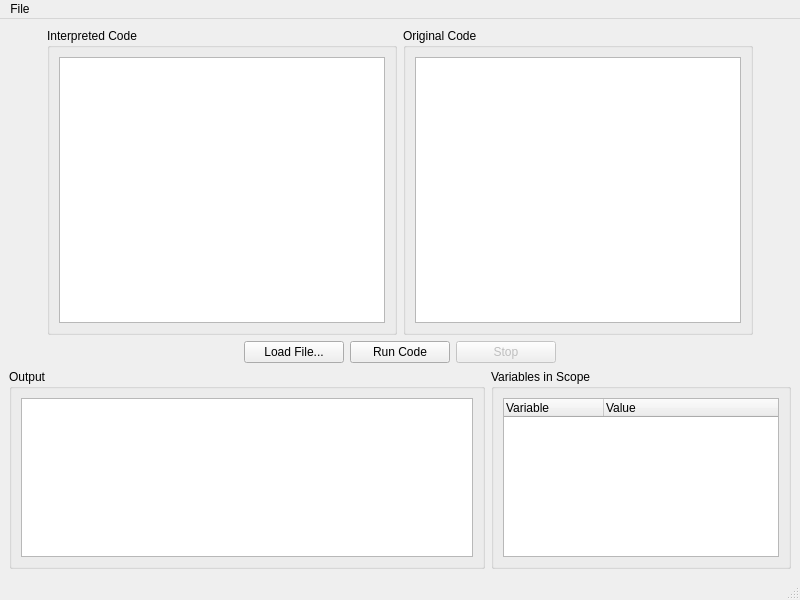
<?xml version="1.0" encoding="UTF-8"?>
<ui version="4.0">
 <class>MainWindow</class>
 <widget class="QMainWindow" name="MainWindow">
  <property name="geometry">
   <rect>
    <x>0</x>
    <y>0</y>
    <width>800</width>
    <height>600</height>
   </rect>
  </property>
  <property name="windowTitle">
   <string>MainWindow</string>
  </property>
  <widget class="QWidget" name="centralwidget">
   <layout class="QVBoxLayout" name="verticalLayout_4">
    <item>
     <layout class="QHBoxLayout" name="horizontalLayout">
      <item>
       <spacer name="horizontalSpacer_3">
        <property name="orientation">
         <enum>Qt::Horizontal</enum>
        </property>
        <property name="sizeHint" stdset="0">
         <size>
          <width>40</width>
          <height>20</height>
         </size>
        </property>
       </spacer>
      </item>
      <item>
       <widget class="QGroupBox" name="groupBox">
        <property name="minimumSize">
         <size>
          <width>350</width>
          <height>300</height>
         </size>
        </property>
        <property name="title">
         <string>Interpreted Code</string>
        </property>
        <layout class="QVBoxLayout" name="verticalLayout">
         <item>
          <widget class="QTreeWidget" name="interpretedCode">
           <property name="enabled">
            <bool>true</bool>
           </property>
           <property name="font">
            <font>
             <family>Courier New</family>
            </font>
           </property>
           <property name="focusPolicy">
            <enum>Qt::WheelFocus</enum>
           </property>
           <property name="editTriggers">
            <set>QAbstractItemView::NoEditTriggers</set>
           </property>
           <property name="dragEnabled">
            <bool>false</bool>
           </property>
           <property name="verticalScrollMode">
            <enum>QAbstractItemView::ScrollPerItem</enum>
           </property>
           <property name="indentation">
            <number>0</number>
           </property>
           <property name="rootIsDecorated">
            <bool>false</bool>
           </property>
           <property name="itemsExpandable">
            <bool>true</bool>
           </property>
           <property name="headerHidden">
            <bool>true</bool>
           </property>
           <property name="expandsOnDoubleClick">
            <bool>false</bool>
           </property>
           <attribute name="headerVisible">
            <bool>false</bool>
           </attribute>
           <column>
            <property name="text">
             <string/>
            </property>
           </column>
           <column>
            <property name="text">
             <string/>
            </property>
           </column>
          </widget>
         </item>
        </layout>
       </widget>
      </item>
      <item>
       <widget class="QGroupBox" name="groupBox_2">
        <property name="minimumSize">
         <size>
          <width>350</width>
          <height>300</height>
         </size>
        </property>
        <property name="title">
         <string>Original Code</string>
        </property>
        <layout class="QVBoxLayout" name="verticalLayout_2">
         <item>
          <widget class="QTreeWidget" name="actualCode">
           <property name="enabled">
            <bool>true</bool>
           </property>
           <property name="font">
            <font>
             <family>Courier New</family>
            </font>
           </property>
           <property name="mouseTracking">
            <bool>false</bool>
           </property>
           <property name="focusPolicy">
            <enum>Qt::WheelFocus</enum>
           </property>
           <property name="editTriggers">
            <set>QAbstractItemView::NoEditTriggers</set>
           </property>
           <property name="verticalScrollMode">
            <enum>QAbstractItemView::ScrollPerItem</enum>
           </property>
           <property name="indentation">
            <number>0</number>
           </property>
           <property name="rootIsDecorated">
            <bool>false</bool>
           </property>
           <property name="itemsExpandable">
            <bool>true</bool>
           </property>
           <property name="headerHidden">
            <bool>true</bool>
           </property>
           <property name="expandsOnDoubleClick">
            <bool>false</bool>
           </property>
           <attribute name="headerVisible">
            <bool>false</bool>
           </attribute>
           <column>
            <property name="text">
             <string/>
            </property>
           </column>
           <column>
            <property name="text">
             <string/>
            </property>
           </column>
          </widget>
         </item>
        </layout>
       </widget>
      </item>
      <item>
       <spacer name="horizontalSpacer_4">
        <property name="orientation">
         <enum>Qt::Horizontal</enum>
        </property>
        <property name="sizeType">
         <enum>QSizePolicy::Expanding</enum>
        </property>
        <property name="sizeHint" stdset="0">
         <size>
          <width>40</width>
          <height>20</height>
         </size>
        </property>
       </spacer>
      </item>
     </layout>
    </item>
    <item>
     <layout class="QHBoxLayout" name="horizontalLayout_2">
      <item>
       <spacer name="horizontalSpacer">
        <property name="orientation">
         <enum>Qt::Horizontal</enum>
        </property>
        <property name="sizeHint" stdset="0">
         <size>
          <width>40</width>
          <height>20</height>
         </size>
        </property>
       </spacer>
      </item>
      <item>
       <widget class="QPushButton" name="button_load">
        <property name="minimumSize">
         <size>
          <width>100</width>
          <height>0</height>
         </size>
        </property>
        <property name="text">
         <string>Load File...</string>
        </property>
       </widget>
      </item>
      <item>
       <widget class="QPushButton" name="button_start">
        <property name="enabled">
         <bool>true</bool>
        </property>
        <property name="minimumSize">
         <size>
          <width>100</width>
          <height>0</height>
         </size>
        </property>
        <property name="text">
         <string>Run Code</string>
        </property>
       </widget>
      </item>
      <item>
       <widget class="QPushButton" name="button_stop">
        <property name="enabled">
         <bool>false</bool>
        </property>
        <property name="minimumSize">
         <size>
          <width>100</width>
          <height>0</height>
         </size>
        </property>
        <property name="text">
         <string>Stop</string>
        </property>
       </widget>
      </item>
      <item>
       <spacer name="horizontalSpacer_2">
        <property name="orientation">
         <enum>Qt::Horizontal</enum>
        </property>
        <property name="sizeHint" stdset="0">
         <size>
          <width>40</width>
          <height>20</height>
         </size>
        </property>
       </spacer>
      </item>
     </layout>
    </item>
    <item>
     <layout class="QHBoxLayout" name="horizontalLayout_3">
      <item>
       <widget class="QGroupBox" name="groupBox_3">
        <property name="minimumSize">
         <size>
          <width>0</width>
          <height>0</height>
         </size>
        </property>
        <property name="maximumSize">
         <size>
          <width>16777215</width>
          <height>200</height>
         </size>
        </property>
        <property name="title">
         <string>Output</string>
        </property>
        <layout class="QVBoxLayout" name="verticalLayout_3">
         <item>
          <widget class="QTextBrowser" name="console">
           <property name="font">
            <font>
             <family>Courier New</family>
            </font>
           </property>
          </widget>
         </item>
        </layout>
       </widget>
      </item>
      <item>
       <widget class="QGroupBox" name="groupBox_4">
        <property name="maximumSize">
         <size>
          <width>300</width>
          <height>200</height>
         </size>
        </property>
        <property name="title">
         <string>Variables in Scope</string>
        </property>
        <layout class="QGridLayout" name="gridLayout">
         <item row="0" column="0">
          <widget class="QTreeWidget" name="variables">
           <property name="animated">
            <bool>true</bool>
           </property>
           <column>
            <property name="text">
             <string>Variable</string>
            </property>
           </column>
           <column>
            <property name="text">
             <string>Value</string>
            </property>
           </column>
          </widget>
         </item>
        </layout>
       </widget>
      </item>
     </layout>
    </item>
   </layout>
  </widget>
  <widget class="QMenuBar" name="menubar">
   <property name="geometry">
    <rect>
     <x>0</x>
     <y>0</y>
     <width>800</width>
     <height>24</height>
    </rect>
   </property>
   <widget class="QMenu" name="menuFile">
    <property name="title">
     <string>File</string>
    </property>
    <addaction name="actionOpen_File"/>
   </widget>
   <addaction name="menuFile"/>
  </widget>
  <widget class="QStatusBar" name="statusbar"/>
  <action name="actionOpen_File">
   <property name="text">
    <string>Open File...</string>
   </property>
   <property name="shortcut">
    <string>Ctrl+O</string>
   </property>
   <property name="menuRole">
    <enum>QAction::TextHeuristicRole</enum>
   </property>
  </action>
 </widget>
 <resources/>
 <connections>
  <connection>
   <sender>button_start</sender>
   <signal>clicked()</signal>
   <receiver>MainWindow</receiver>
   <slot>run_button_clicked()</slot>
   <hints>
    <hint type="sourcelabel">
     <x>295</x>
     <y>359</y>
    </hint>
    <hint type="destinationlabel">
     <x>399</x>
     <y>299</y>
    </hint>
   </hints>
  </connection>
  <connection>
   <sender>button_stop</sender>
   <signal>clicked()</signal>
   <receiver>MainWindow</receiver>
   <slot>stop_code()</slot>
   <hints>
    <hint type="sourcelabel">
     <x>503</x>
     <y>359</y>
    </hint>
    <hint type="destinationlabel">
     <x>399</x>
     <y>299</y>
    </hint>
   </hints>
  </connection>
  <connection>
   <sender>button_load</sender>
   <signal>clicked()</signal>
   <receiver>MainWindow</receiver>
   <slot>open_file()</slot>
   <hints>
    <hint type="sourcelabel">
     <x>285</x>
     <y>361</y>
    </hint>
    <hint type="destinationlabel">
     <x>399</x>
     <y>299</y>
    </hint>
   </hints>
  </connection>
  <connection>
   <sender>actionOpen_File</sender>
   <signal>triggered()</signal>
   <receiver>MainWindow</receiver>
   <slot>open_file()</slot>
   <hints>
    <hint type="sourcelabel">
     <x>-1</x>
     <y>-1</y>
    </hint>
    <hint type="destinationlabel">
     <x>399</x>
     <y>299</y>
    </hint>
   </hints>
  </connection>
 </connections>
 <slots>
  <slot>start_code()</slot>
  <slot>step_code()</slot>
  <slot>stop_code()</slot>
  <slot>run_button_clicked()</slot>
  <slot>open_file()</slot>
 </slots>
</ui>
